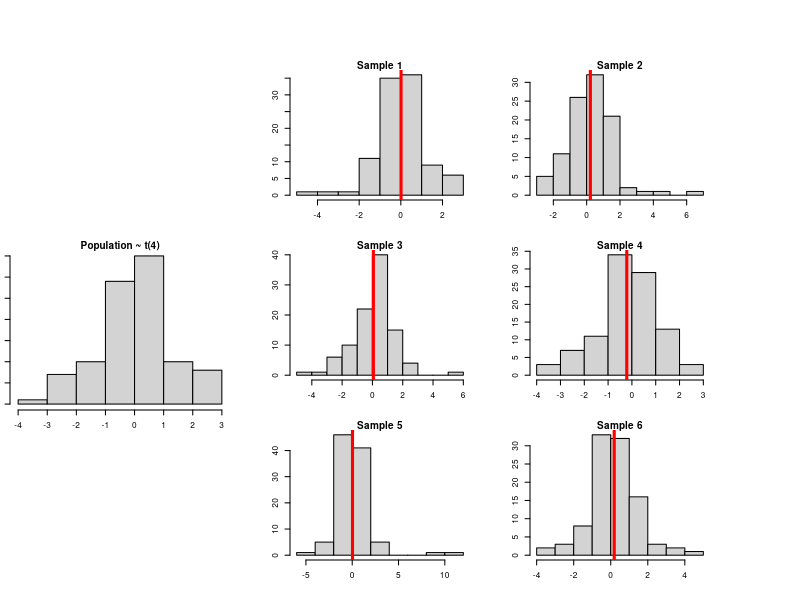
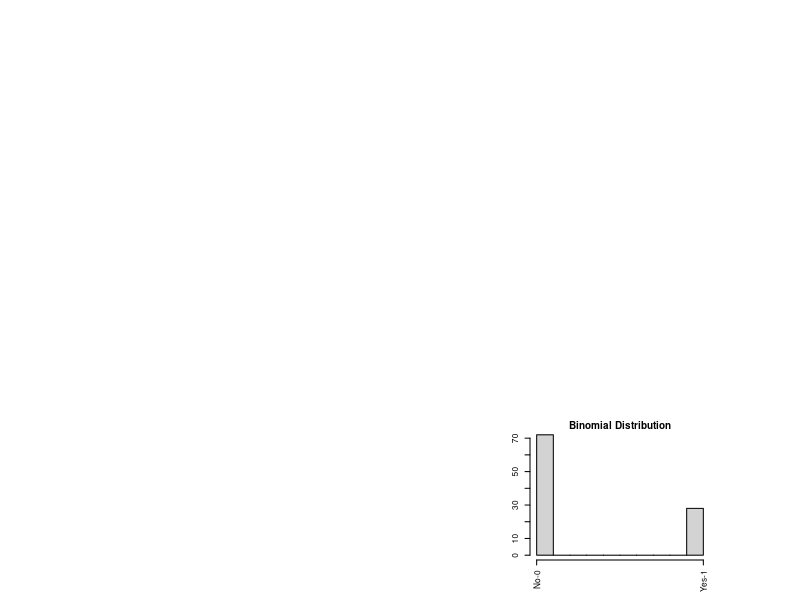
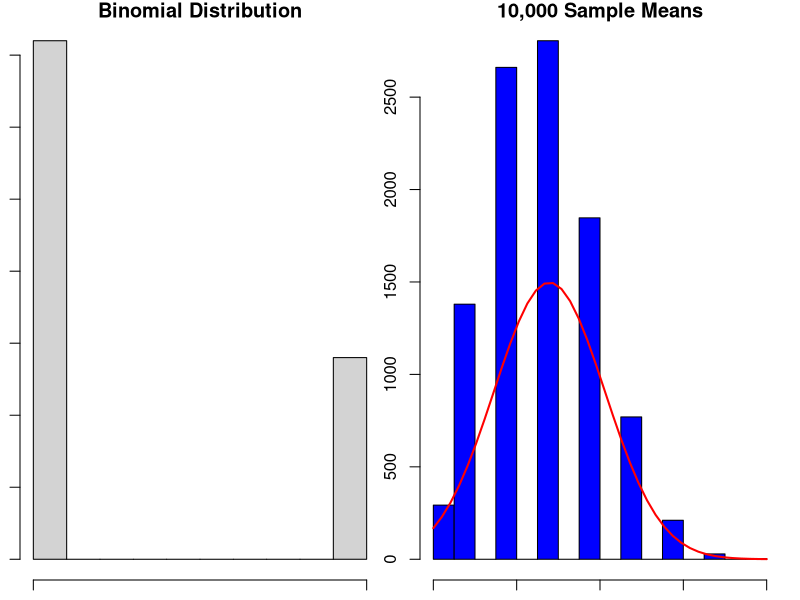
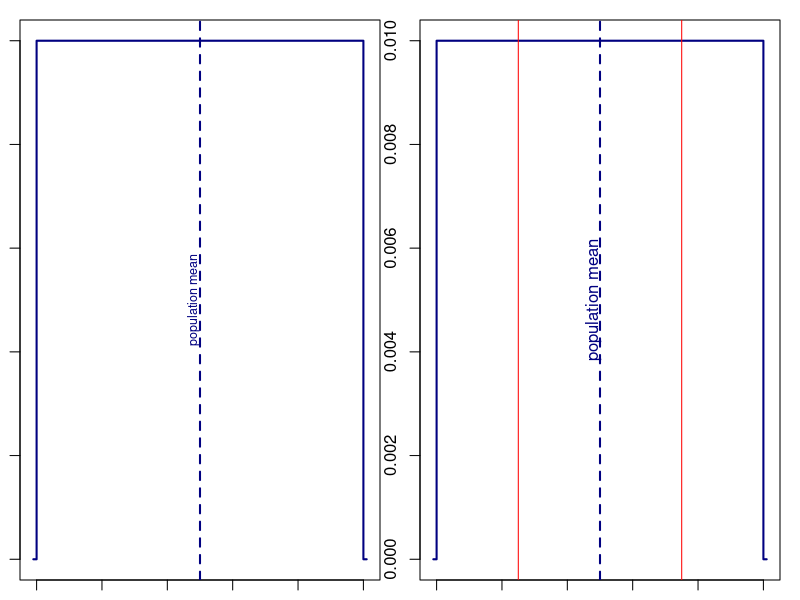
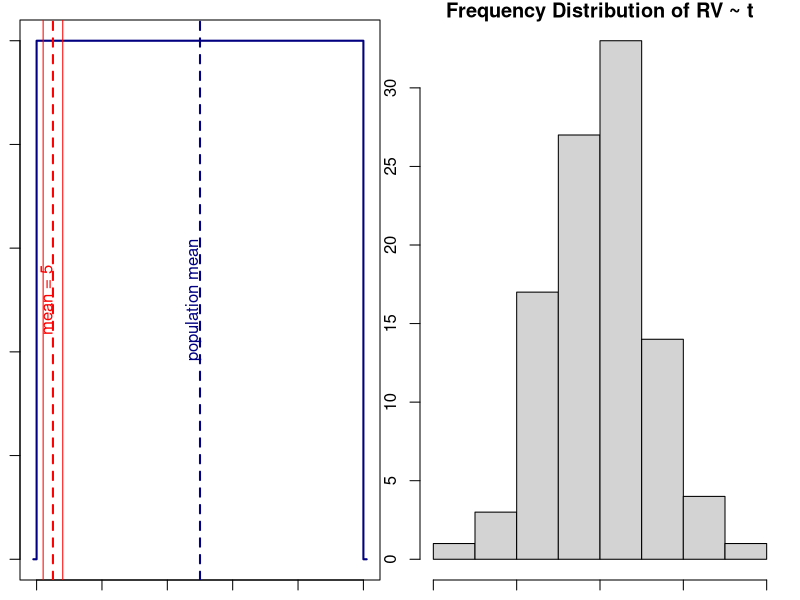
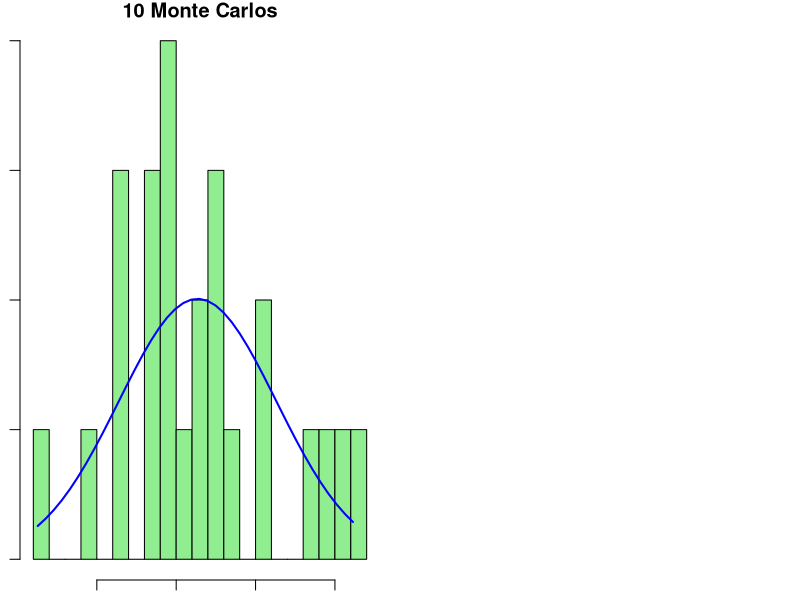
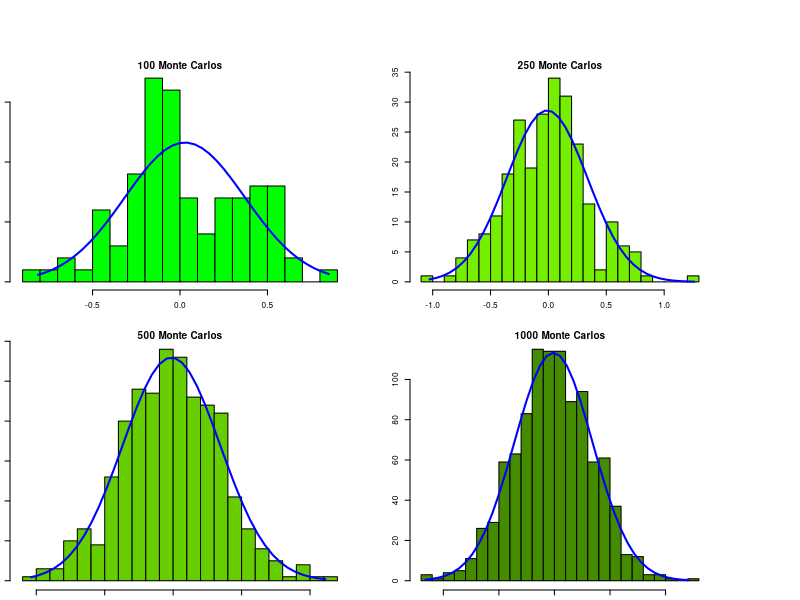
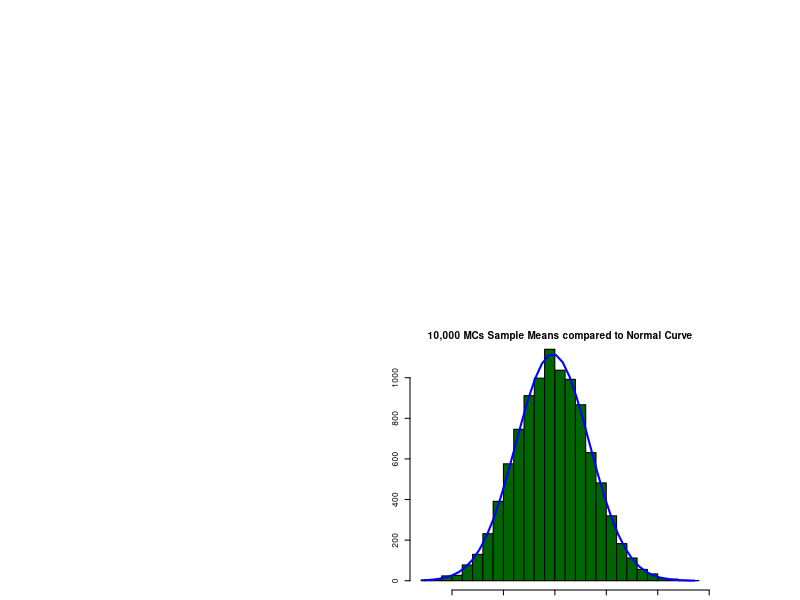

Generate these figures, in order, with R:
## ---- chunk 1
par(fig=c(0,.9,0,.9), mar=c(1,1,1,1))
par(fig=c(0,.3,.3,.6),cex=.5)
hist(rt(1:100, df = 4),main='Population ~ t(4)')
#add samples
par(fig=c(.35,0.6,.65,.9), new=TRUE)
smp <-rt(1:100, df = 4) 
hist(smp, main="Sample 1")
abline(v = mean(smp), col="red", lwd=3, lty=1)
par(fig=c(.65,0.9,.65,.9), new=TRUE)
smp <-rt(1:100, df = 4) 
hist(smp, main="Sample 2")
abline(v = mean(smp), col="red", lwd=3, lty=1)
par(fig=c(.35,0.6,.35,.6), new=TRUE)
smp <-rt(1:100, df = 4) 
hist(smp, main="Sample 3")
abline(v = mean(smp), col="red", lwd=3, lty=1)
par(fig=c(.65,0.9,.35,.6), new=TRUE)
smp <-rt(1:100, df = 4) 
hist(smp, main="Sample 4")
abline(v = mean(smp), col="red", lwd=3, lty=1)
par(fig=c(.35,0.6,0.05,.3), new=TRUE)
smp <-rt(1:100, df = 4) 
hist(smp, main="Sample 5")
abline(v = mean(smp), col="red", lwd=3, lty=1)
par(fig=c(.65,0.9,0.05,.3), new=TRUE)
smp <-rt(1:100, df = 4) 
hist(smp, main="Sample 6")
abline(v = mean(smp), col="red", lwd=3, lty=1)
## ---- chunk 2
population <- rbinom(100,1,.3)
hist(population,xaxt='n',xlab='Survey Response',main='Binomial Distribution')
axis(1, at =  c(0,1), labels = c("No-0","Yes-1"), las=2)
## ---- chunk 3
# Sample and compute x_bar_i; store; repeat
x_bar_i <- c()
x_bar_i <- replicate(10000, append(x_bar_i,mean(as.matrix(sample(population,10)))))

#plot
par(mfrow=c(1,2))
hist(population,xaxt='n',xlab='Survey Response',main='Binomial Distribution')
axis(1, at =  c(0,1), labels = c("No - 0","Yes - 1"), las=2)
# Compare frequency dist of x_bar_i to normal curve after 10000 samples
h<-hist(x_bar_i, breaks=20, col="blue", xlab="sample mean",main="10,000 Sample Means")
xfit<-seq(min(x_bar_i),max(x_bar_i),length=40)
yfit<-dnorm(xfit,mean=mean(x_bar_i),sd=sd(x_bar_i))
yfit <- yfit*diff(h$mids[1:2])*length(x_bar_i)
lines(xfit, yfit, col="red", lwd=2)
## ---- chunk 4
curve(dunif(x, min = 0, max = 100), from = -1, to = 101, n = 100000, col = "navy", lwd = 2
      ,ylab='Frequency',xlab='',main='')
abline(v = 50, col="navy", lwd=2, lty=2)
text(48, .005, "population mean", col = "navy",srt=90, cex=.75)
## ---- chunk 5
curve(dunif(x, min = 0, max = 100), from = -1, to = 101, n = 100000, col = "navy", lwd = 2
      ,ylab='Frequency',xlab='',main='')
abline(v = 25, col="red", lwd=1, lty=1)
abline(v = 75, col="red", lwd=1, lty=1)
abline(v = 50, col="navy", lwd=2, lty=2)
text(48, .005, "population mean", col = "navy",srt=90)
## ---- chunk 6
curve(dunif(x, min = 0, max = 100), from = -1, to = 101, n = 100000, col = "navy", lwd = 2
      ,ylab='Frequency',xlab='',main='')
abline(v = 2, col="red", lwd=1, lty=1)
abline(v = 8, col="red", lwd=1, lty=1)
abline(v = 5, col="red", lwd=2, lty=2)
text(3, .005, "mean = 5", col = "red",srt=90)
abline(v = 50, col="navy", lwd=2, lty=2)
text(48, .005, "population mean", col = "navy",srt=90)
## ---- chunk 7
population <- rt(1:100, df = 5)
hist(population, main='Frequency Distribution of RV ~ t')
## ---- chunk 8
# Sample and compute x_bar_i; store; repeat 24 times and check
x_bar_i <- c()
x_bar_i <- replicate(25, append(x_bar_i,mean(as.matrix(sample(population,10)))))

# Compare frequency dist of x_bar_i to normal curve after 50 samples
h<-hist(x_bar_i, breaks=20, col="light green", xlab="sample mean",
        main="10 Monte Carlos")
xfit<-seq(min(x_bar_i),max(x_bar_i),length=40)
yfit<-dnorm(xfit,mean=mean(x_bar_i),sd=sd(x_bar_i))
yfit <- yfit*diff(h$mids[1:2])*length(x_bar_i)
lines(xfit, yfit, col="blue", lwd=2)
## ---- chunk 9
par(fig=c(0,.9,0,.9), mar=c(1,1,1,1),cex=.5)
#Run 100 simulations: 500 total
par(fig=c(0,0.45,.5,.9))
x_bar_i <- c()
x_bar_i <- replicate(100, append(x_bar_i,mean(as.matrix(sample(population,10)))))
# Compare frequency dist of x_bar_i to normal curve after 10,000 Monte Carlos
h<-hist(x_bar_i, breaks=20, col="green", xlab="sample mean",
        main="100 Monte Carlos")
xfit<-seq(min(x_bar_i),max(x_bar_i),length=40)
yfit<-dnorm(xfit,mean=mean(x_bar_i),sd=sd(x_bar_i))
yfit <- yfit*diff(h$mids[1:2])*length(x_bar_i)
lines(xfit, yfit, col="blue", lwd=2)

#Run 250 simulations
par(fig=c(.5,.9,.5,.9),new=TRUE)
x_bar_i <- c()
x_bar_i <- replicate(250, append(x_bar_i,mean(as.matrix(sample(population,10)))))
# Compare frequency dist of x_bar_i to normal curve after 10,000 Monte Carlos
h<-hist(x_bar_i, breaks=20, col="chartreuse2", xlab="sample mean",
        main="250 Monte Carlos")
xfit<-seq(min(x_bar_i),max(x_bar_i),length=40)
yfit<-dnorm(xfit,mean=mean(x_bar_i),sd=sd(x_bar_i))
yfit <- yfit*diff(h$mids[1:2])*length(x_bar_i)
lines(xfit, yfit, col="blue", lwd=2)

#Run 500 simulations
par(fig=c(0,.45,.0,.45),new=TRUE)
x_bar_i <- c()
x_bar_i <- replicate(500, append(x_bar_i,mean(as.matrix(sample(population,10)))))
# Compare frequency dist of x_bar_i to normal curve after 10,000 Monte Carlos
h<-hist(x_bar_i, breaks=20, col="chartreuse3", xlab="sample mean",
        main="500 Monte Carlos")
xfit<-seq(min(x_bar_i),max(x_bar_i),length=40)
yfit<-dnorm(xfit,mean=mean(x_bar_i),sd=sd(x_bar_i))
yfit <- yfit*diff(h$mids[1:2])*length(x_bar_i)
lines(xfit, yfit, col="blue", lwd=2)

#Run 1000 simulations
par(fig=c(.5,.9,.0,.45),new=TRUE)
x_bar_i <- c()
x_bar_i <- replicate(1000, append(x_bar_i,mean(as.matrix(sample(population,10)))))
# Compare frequency dist of x_bar_i to normal curve after 10,000 Monte Carlos
h<-hist(x_bar_i, breaks=20, col="chartreuse4", xlab="sample mean",
        main="1000 Monte Carlos")
xfit<-seq(min(x_bar_i),max(x_bar_i),length=40)
yfit<-dnorm(xfit,mean=mean(x_bar_i),sd=sd(x_bar_i))
yfit <- yfit*diff(h$mids[1:2])*length(x_bar_i)
lines(xfit, yfit, col="blue", lwd=2)
## ---- chunk 10
x_bar_i <- c()
#Run 10000 simulations
x_bar_i <- replicate(10000, append(x_bar_i,mean(as.matrix(sample(population,10)))))
# Compare frequency dist of x_bar_i to normal curve after 10,000 Monte Carlos
h<-hist(x_bar_i, breaks=20, col="dark green", xlab="sample mean",
        main="10,000 MCs Sample Means compared to Normal Curve")
xfit<-seq(min(x_bar_i),max(x_bar_i),length=40)
yfit<-dnorm(xfit,mean=mean(x_bar_i),sd=sd(x_bar_i))
yfit <- yfit*diff(h$mids[1:2])*length(x_bar_i)
lines(xfit, yfit, col="blue", lwd=2)
